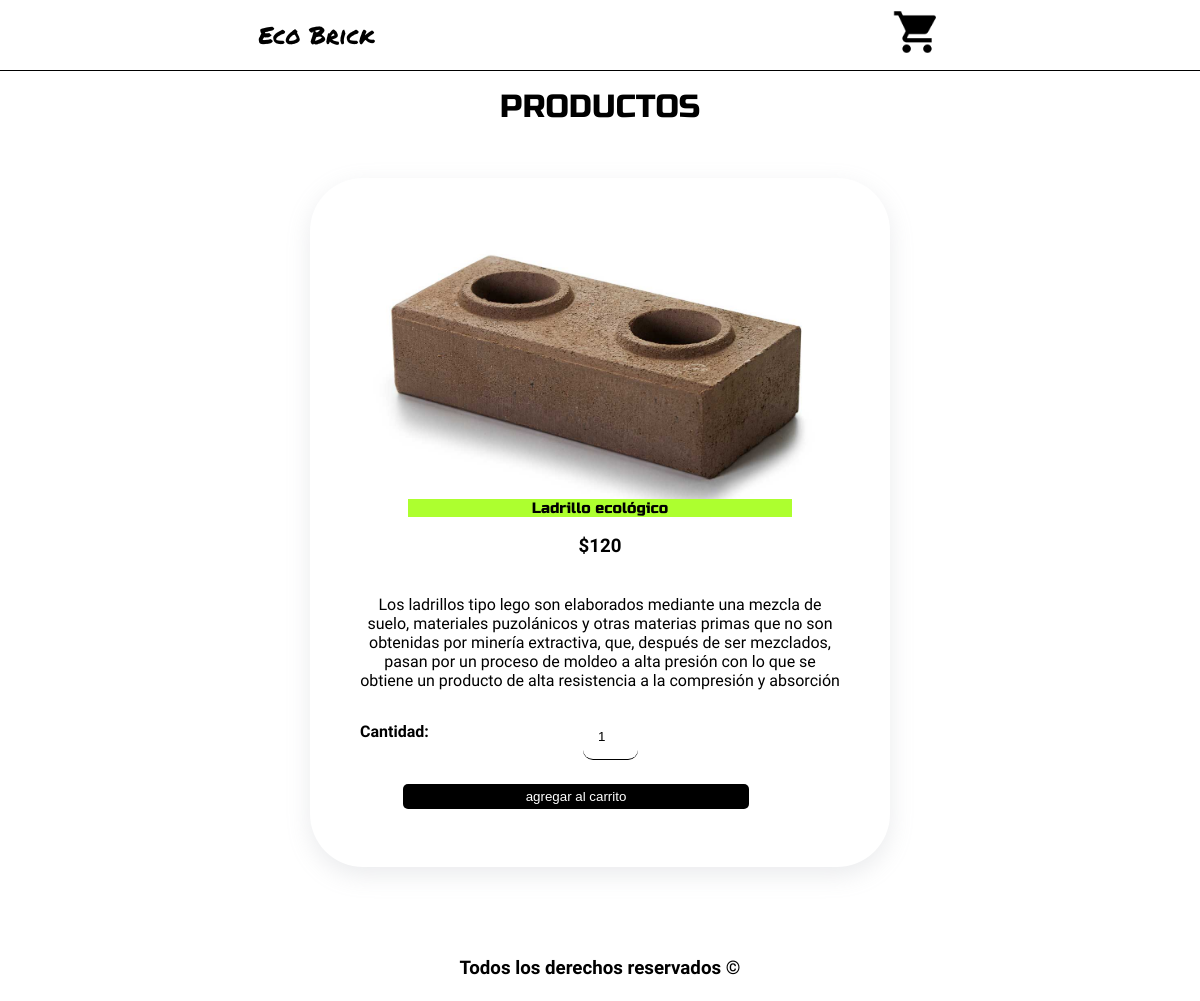
The page /producto.php?id=1 on the database its author committed.
### tables this page shows
CREATE TABLE `productos` (
  `id` int(11) unsigned NOT NULL AUTO_INCREMENT,
  `nombre` varchar(25) NOT NULL,
  `descripcion` text NOT NULL,
  `cantidad` int(5) NOT NULL,
  `precio` int(6) NOT NULL,
  `img` varchar(60) NOT NULL,
  PRIMARY KEY (`id`)
);

### producto.php (called while the page is built, shortened)
<?php session_start();
include 'config.php';
$id = $_GET['id'];
$conn = conexion($bd);
if($conn){
    $statement = $conn->prepare('SELECT * FROM productos WHERE id = ?');
    $statement->execute([$id]);
    $prod = $statement->fetch();
}
else{
    echo 'error';
}
include 'views/producto.view.php';

### views/producto.view.php (the view)
<?php include 'header.php'?>
<h1>PRODUCTOS</h1>
<br><br>
<div class="prod">
    <img src="<?php echo 'img/'.$prod['img']?>" alt="">
    <h1><?php echo $prod['nombre']  ?></h1>
    <h3>$<?php echo $prod['precio']  ?></h3>
    <p><?php echo $prod['descripcion']  ?></p>
    <form action="<?php echo htmlspecialchars($_SERVER['PHP_SELF']).'?id='.$id?>" method="POST">
    <div class="group-cantidad">
        <label for="cantidad"><h4>Cantidad: </h4> </label>
    <input type="number" class="cantidad" name="cantidad" max="<?php echo $prod['cantidad']?>" min="1"  value="1">
    </div>
    <input type="submit" value="agregar al carrito">
    </form>
</div>
<?php include 'footer.php'?>

### css/style.css (style rules this page uses)
* { margin: 0; padding: 0; }
h1 { font-family: 'Russo One', sans-serif; font-weight: lighter; text-align: center; margin-bottom: 1rem; }
h2,h3,h4,h5,p { font-family: 'League Gothic', sans-serif; margin: 1rem 0; }
.prod { width: 40%; display: block; margin: 0 auto; padding: 50px; box-shadow: rgba(149, 157, 165, 0.2) 0px 8px 24px; text-align: center; border-radius: 53px; }
.prod h1 { background: greenyellow; width: 80%; position: relative; margin: 0 auto; top: -24px; font-size: 20px; }
.prod h3 { position: relative; bottom: 22px; }
.prod img { width: 100%; }
input { width: 80%; display: block; margin: 0.5rem auto; padding: 5px; border: none; border-bottom: 1px solid black; border-radius: 10px; }
form { width: 90%; display: flex; flex-direction: column; }
input.cantidad { border: none; width: 25px; border-bottom: 1px solid black; margin-bottom: 1rem; padding: 15px; }
input[type="submit"] { border: none; border-radius: 5px; background: black; color: white; padding: 5px 15px; cursor: pointer; }
.group-cantidad { display: flex; justify-content: center; }
@media (max-width: 1200px ) { .prod h1 { font-size: 15px; } }

### rows shown on the page
productos: img (picture), nombre "Ladrillo ecológico", precio "120", descripcion "Los ladrillos tipo lego son elaborados mediante una mezcla de suelo, materiales puzolánicos y otras materias primas que no son obtenidas por minería extractiva, que, después de ser mezclados, pasan por un proceso de moldeo a alta presión con lo que se obtiene un producto de alta resistencia a la compresión y absorción"
